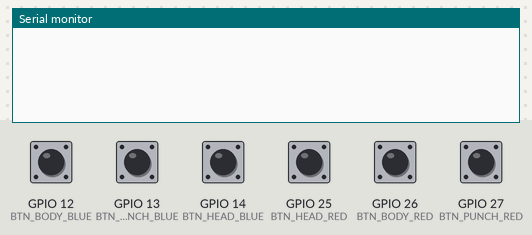
A sketch run on a simulated ESP32. Shown: the last lines printed to the serial monitor. The inputs (shaded band) are chosen by the test bench; at power-on: GPIO 12 (BTN_BODY_BLUE), GPIO 13 (BTN_PUNCH_BLUE), GPIO 14 (BTN_HEAD_BLUE), GPIO 25 (BTN_HEAD_RED), GPIO 26 (BTN_BODY_RED), GPIO 27 (BTN_PUNCH_RED) LOW.

Above: at 1.2 s.
1.3 s: GPIO 12 (BTN_BODY_BLUE) pulled HIGH for 0.15 s
At 2.2 s:
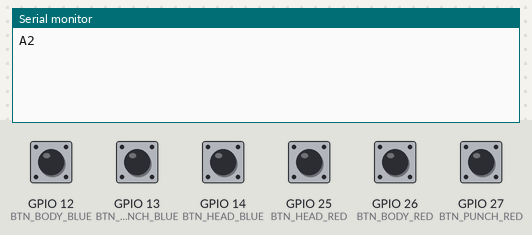
2.9 s: GPIO 25 (BTN_HEAD_RED) pulled HIGH for 0.15 s
At 3.4 s:
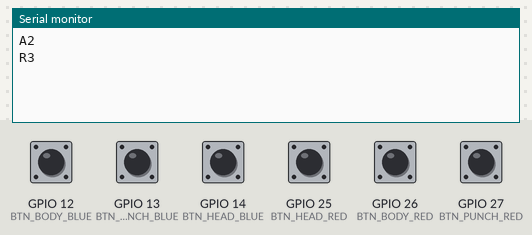
4.5 s: GPIO 13 (BTN_PUNCH_BLUE) pulled HIGH for 0.15 s
At 5.3 s:
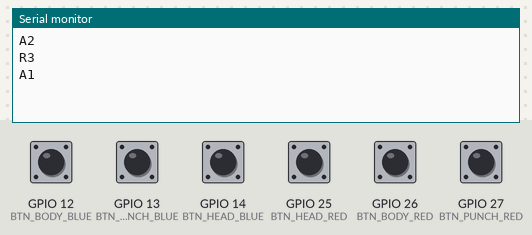
6.1 s: GPIO 14 (BTN_HEAD_BLUE) pulled HIGH for 0.15 s
At 7.0 s:
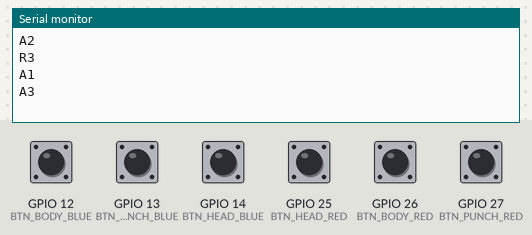
7.7 s: GPIO 26 (BTN_BODY_RED) pulled HIGH for 0.15 s
At 8.2 s:
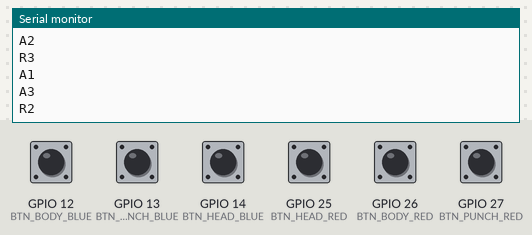
9.3 s: GPIO 27 (BTN_PUNCH_RED) pulled HIGH for 0.15 s
At 10.2 s:
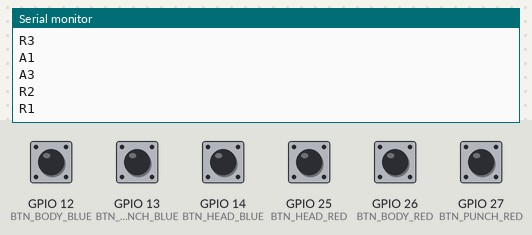

Measured:
- after the input at 1.3 s, the serial monitor: prints a new line at once (image 1)
- after the input at 2.9 s, the serial monitor: prints a new line at once (image 2)
- after the input at 4.5 s, the serial monitor: prints a new line after 0.15 s (image 3)
- after the input at 6.1 s, the serial monitor: prints a new line at once (image 4)
- after the input at 7.7 s, the serial monitor: prints a new line at once (image 5)
- after the input at 9.3 s, the serial monitor: prints a new line after 0.15 s (image 6)

The sketch:

test_01.ino
```cpp
// Definimos los pines para los botones
#define BTN_PUNCH_BLUE  13
#define BTN_BODY_BLUE   12
#define BTN_HEAD_BLUE   14

#define BTN_PUNCH_RED   27
#define BTN_BODY_RED    26
#define BTN_HEAD_RED    25

#define DEBOUNCE_DELAY 500

volatile bool sendPunch = true;

// Estructura para almacenar los datos del jugador
typedef struct player_data {
  char player;
  uint8_t points;
};
volatile player_data data = {'n', 0}; // Inicializar struct con valores por defecto

// Variables de debounce específicas para cada botón
volatile unsigned long lastDebounceTimeBluePunch = 0;
volatile unsigned long lastDebounceTimeBlueBody = 0;
volatile unsigned long lastDebounceTimeBlueHead = 0;
volatile unsigned long lastDebounceTimeRedPunch = 0;
volatile unsigned long lastDebounceTimeRedBody = 0;
volatile unsigned long lastDebounceTimeRedHead = 0;

// Rutinas de interrupciones
void IRAM_ATTR btn_blue_punch_pressed() {
  unsigned long currentTime = millis();
  if ((currentTime - lastDebounceTimeBluePunch) > DEBOUNCE_DELAY) {
    lastDebounceTimeBluePunch = currentTime;
    data.player = 'A';
    if (sendPunch) {
      data.points = 1;
    } else {
      sendPunch = true;
    }
  }
}

void IRAM_ATTR btn_blue_body_pressed() {
  unsigned long currentTime = millis();
  if ((currentTime - lastDebounceTimeBlueBody) > DEBOUNCE_DELAY) {
    lastDebounceTimeBlueBody = currentTime;
    data.player = 'A';
    if (digitalRead(BTN_PUNCH_BLUE)) {
      data.points = 4;
      sendPunch = false;
    } else {
      data.points = 2;
    }
  }
}

void IRAM_ATTR btn_blue_head_pressed() {
  unsigned long currentTime = millis();
  if ((currentTime - lastDebounceTimeBlueHead) > DEBOUNCE_DELAY) {
    lastDebounceTimeBlueHead = currentTime;
    data.player = 'A';
    if (digitalRead(BTN_PUNCH_BLUE)) {
      data.points = 5;
      sendPunch = false;
    } else {
      data.points = 3;
    }
  }
}

void IRAM_ATTR btn_red_punch_pressed() {
  unsigned long currentTime = millis();
  if ((currentTime - lastDebounceTimeRedPunch) > DEBOUNCE_DELAY) {
    lastDebounceTimeRedPunch = currentTime;
    data.player = 'R';
    if (sendPunch) {
      data.points = 1;
    } else {
      sendPunch = true;
    }
  }
}

void IRAM_ATTR btn_red_body_pressed() {
  unsigned long currentTime = millis();
  if ((currentTime - lastDebounceTimeRedBody) > DEBOUNCE_DELAY) {
    lastDebounceTimeRedBody = currentTime;
    data.player = 'R';
    if (digitalRead(BTN_PUNCH_RED)) {
      data.points = 4;
      sendPunch = false;
    } else {
      data.points = 2;
    }
  }
}

void IRAM_ATTR btn_red_head_pressed() {
  unsigned long currentTime = millis();
  if ((currentTime - lastDebounceTimeRedHead) > DEBOUNCE_DELAY) {
    lastDebounceTimeRedHead = currentTime;
    data.player = 'R';
    if (digitalRead(BTN_PUNCH_RED)) {
      data.points = 5;
      sendPunch = false;
    } else {
      data.points = 3;
    }
  }
}

void setup() {
  pinMode(BTN_PUNCH_BLUE, INPUT_PULLDOWN);
  pinMode(BTN_BODY_BLUE, INPUT_PULLDOWN);
  pinMode(BTN_HEAD_BLUE, INPUT_PULLDOWN);

  pinMode(BTN_PUNCH_RED, INPUT_PULLDOWN);
  pinMode(BTN_BODY_RED, INPUT_PULLDOWN);
  pinMode(BTN_HEAD_RED, INPUT_PULLDOWN);

  attachInterrupt(digitalPinToInterrupt(BTN_PUNCH_BLUE), btn_blue_punch_pressed, FALLING);
  attachInterrupt(digitalPinToInterrupt(BTN_BODY_BLUE), btn_blue_body_pressed, RISING);
  attachInterrupt(digitalPinToInterrupt(BTN_HEAD_BLUE), btn_blue_head_pressed, RISING);

  attachInterrupt(digitalPinToInterrupt(BTN_PUNCH_RED), btn_red_punch_pressed, FALLING);
  attachInterrupt(digitalPinToInterrupt(BTN_BODY_RED), btn_red_body_pressed, RISING);
  attachInterrupt(digitalPinToInterrupt(BTN_HEAD_RED), btn_red_head_pressed, RISING);

  // Inicializar monitor serie
  Serial.begin(9600);
}

void loop() {
  if (data.points != 0) {
    Serial.print(data.player);
    Serial.println(data.points);
    data.points = 0;
  }
}
```
